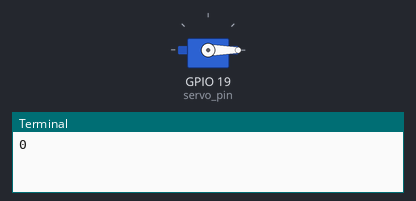
The program below on a simulated Raspberry Pi (BCM pin numbers). Shown: servo, the last lines printed to the terminal. Servo angles are drawn from the pulse width (0.5 ms = 0°, 2.5 ms = 180°).

Above: at 0.05 s.
At 0.55 s:
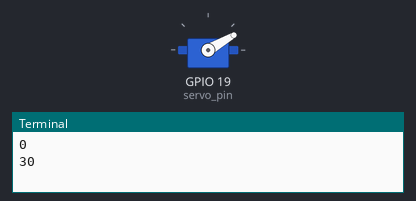
At 1.05 s:
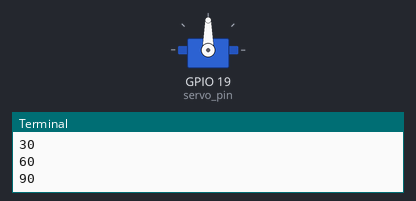
At 2.1 s:
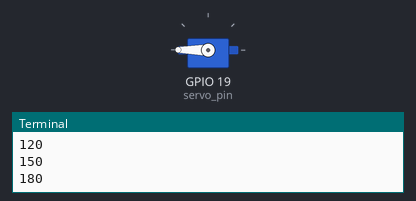
Timing chart, 0 to 4.8 s (numbered marks = the images above):
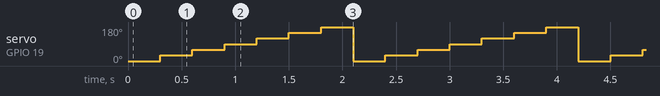

Measured:
- by itself, servo on GPIO 19 (servo_pin): repeats every 2.1 s: 60° 0.30 s, 90° 0.30 s, 120° 0.30 s, 150° 0.30 s, 180° 0.30 s, 0° 0.30 s, 30° 0.30 s

The program:

07_Servo_angle_1.py
```python
import RPi.GPIO as GPIO
import time

# setup
GPIO.setmode(GPIO.BCM)

# pin setting
servo_pin = 19

GPIO.setup(servo_pin, GPIO.OUT)       #pinmode

servo_pwm = GPIO.PWM(servo_pin, 50)
servo_pwm.start(2.5) # 0도 설정

# global var
degree_0 = 2.5  # 0도일 때
degree_180 = 12.5 # 180도일 때


# user func
def servo_angle(servo, degree):
    dutycycle = 2.5 + ((degree_180 - degree_0) * (degree / 180))
    print(degree)
    #dutycycle = 2.5 + (10 * (degree/180))
    servo.ChangeDutyCycle(dutycycle)
try:
    while True:
        for i in range(0,181,30):
            servo_angle(servo_pwm, i)
            time.sleep(0.3)


finally:
    GPIO.cleanup()
    print('finally')
```
